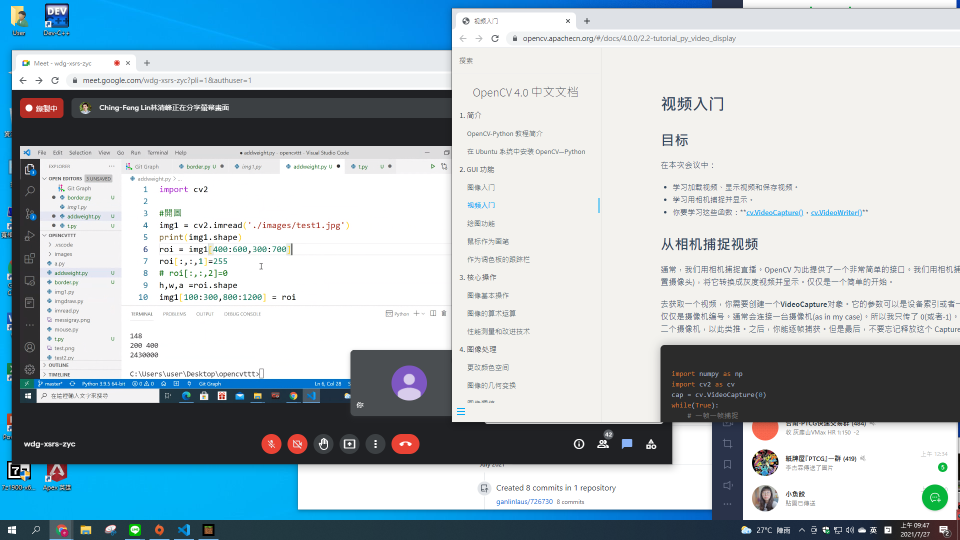
#> input picture 003.png, 1920 x 1080 px (shown at 1/2 size)
$ python test6.py
#> lines starting #> are read from the running program, lines starting #| are printed output that depends on the picture
import cv2

#開圖
img1 = cv2.imread('003.png')
#> img1 is the input picture: shape (1080, 1920, 3); mean B, G, R 193.4, 185.5, 169.7

print(img1.shape)
#| (1080, 1920, 3)
print(img1[100,200])
#| [161 159 158]
print(img1.item(100,200,1))
#| 159
# img1[200:400,300:700]=[255,0,0]
roi = img1[400:600,300:700]
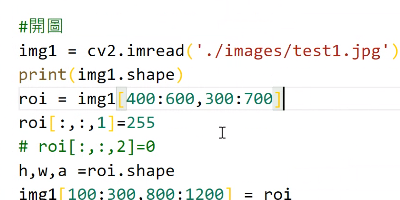
#> roi: shape (200, 400, 3); mean B, G, R 242, 243.8, 242.7
h,w,a =roi.shape
#> h = 200; w = 400; a = 3
img1[100:300,600:1000] = roi
print(len(roi),len(roi[0]))
#| 200 400
img1[10:10+h,10:10+w] = roi
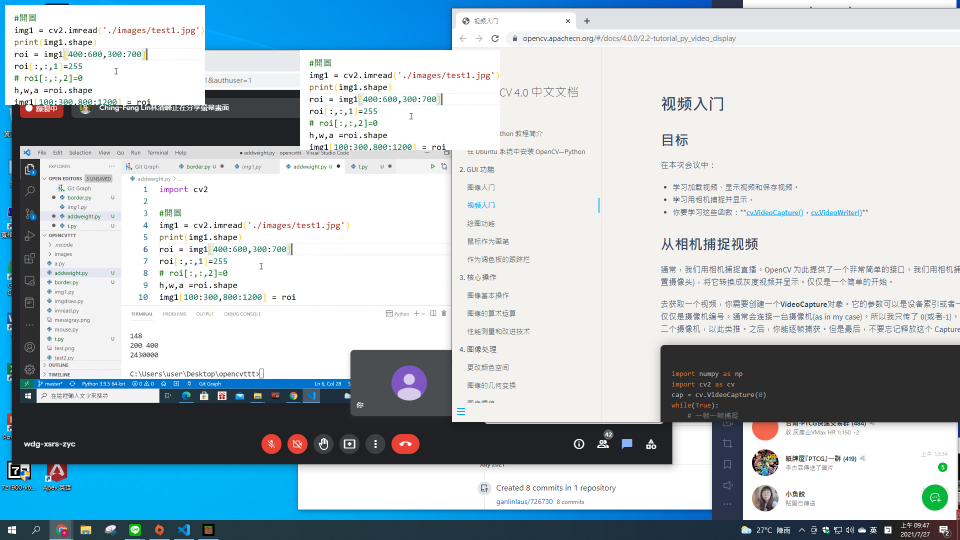
#> img1: shape (1080, 1920, 3) (shown at 1/2 size); mean B, G, R 198, 191.7, 178.5
print(img1.size)
#| 6220800
#秀圖
cv2.namedWindow('test',cv2.WINDOW_NORMAL)
cv2.imshow('test',img1)
cv2.waitKey(0)
cv2.destroyAllWindows()
cv2.imwrite('test.png',img1)

$ run again, with 0000.png copied over 003.png
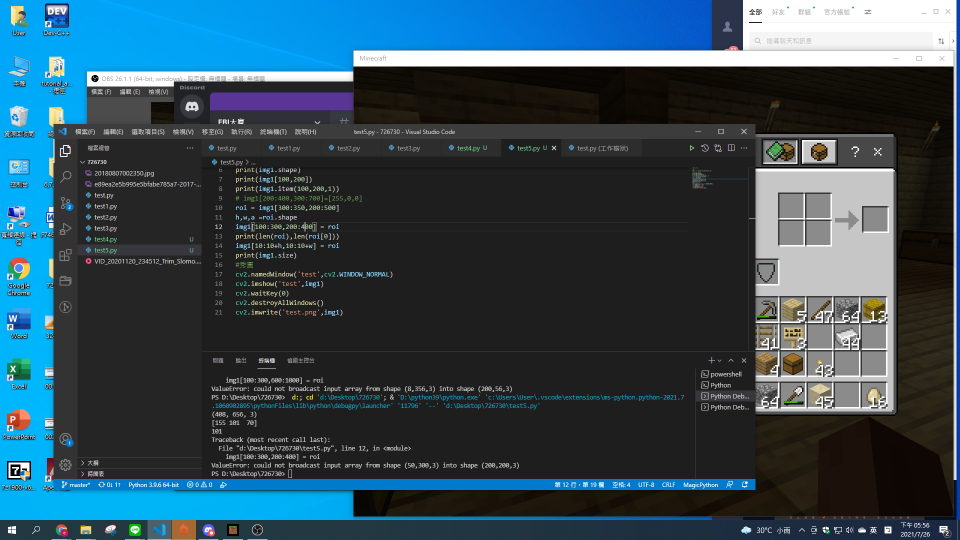
#> input picture 0000.png, 1920 x 1080 px (shown at 1/2 size)
#> img1 is the input picture: shape (1080, 1920, 3); mean B, G, R 87, 74.4, 51.1
#| (1080, 1920, 3)
#| [248 167   0]
#| 167
#> `roi = img1[400:600,300:700]`:
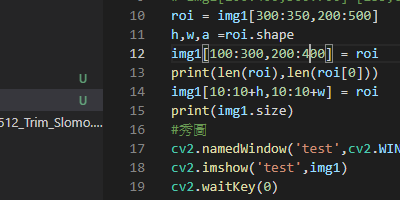
#> roi: shape (200, 400, 3); mean B, G, R 43.6, 44.4, 42.4
#| 200 400
#> `img1[10:10+h,10:10+w] = roi`:
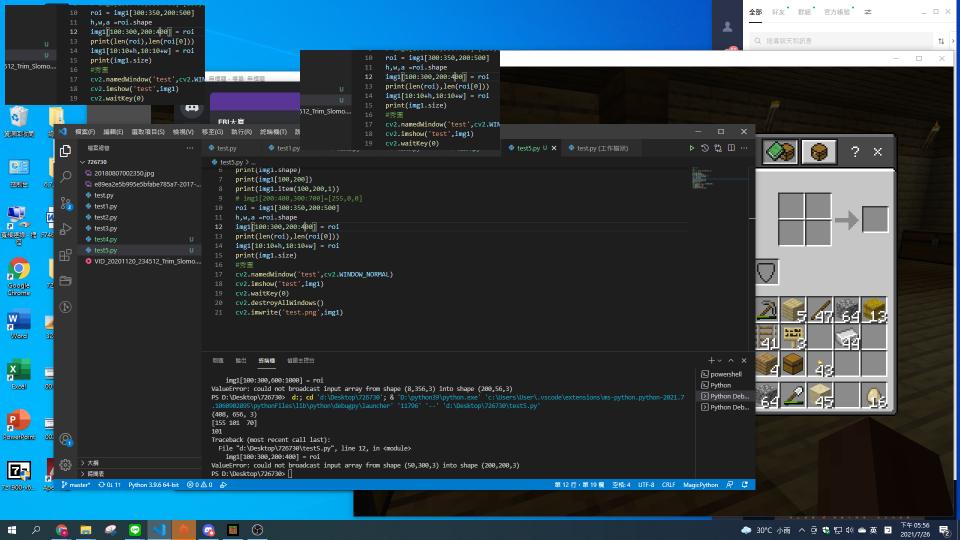
#> img1: shape (1080, 1920, 3) (shown at 1/2 size); mean B, G, R 78.9, 68.9, 50.3
#| 6220800

$ run again, with 004.png copied over 003.png
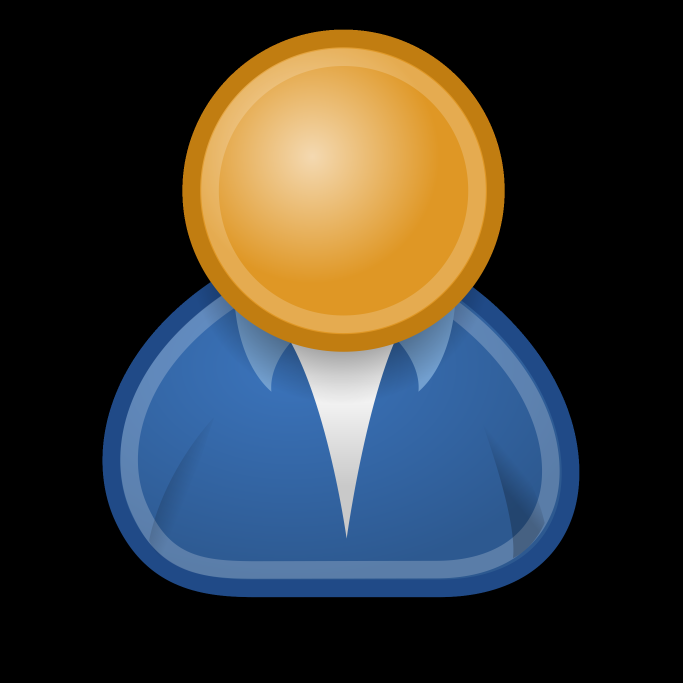
#> input picture 004.png, 2048 x 2048 px (shown at 1/3 size)
#> img1 is the input picture: shape (2048, 2048, 3); mean B, G, R 52.5, 55.4, 55.2
#| (2048, 2048, 3)
#| [0 0 0]
#| 0
#> `roi = img1[400:600,300:700]`:
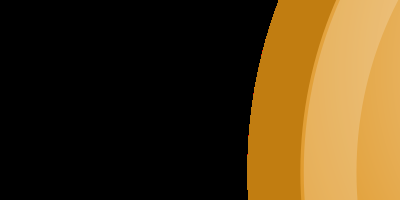
#> roi: shape (200, 400, 3); mean B, G, R 23, 56.7, 78
#| 200 400
#| 12582912
